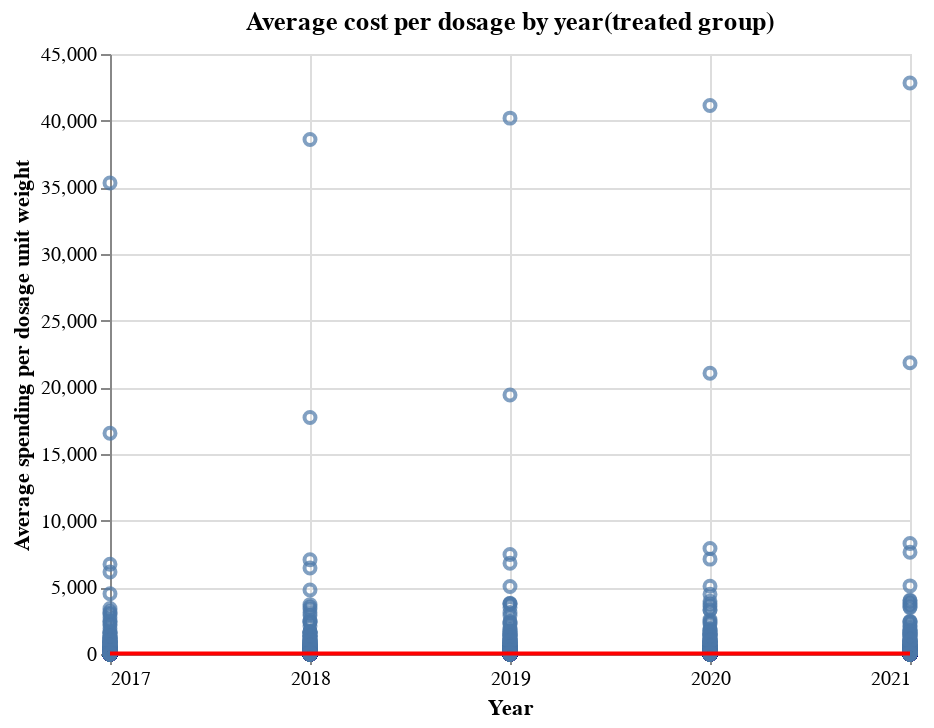

Here is the notebook cell this chart was saved with:
### Markdown cell above
Treated group

### Code cell
base = alt.Chart(df_treat, title = "Average cost per dosage by year(treated group)").mark_point(\
    ).encode(x = alt.X('year', title = 'Year', scale = alt.Scale(zero=False),\
    axis = alt.Axis(values=[2017, 2018, 2019, 2020, 2021], format = '.0f')),\
     y = alt.Y('Avg_Spnd_Per_Dsg_Unt_Wghtd', title = 'Average spending per dosage unit weight'))

fit = base.transform_loess('year', 'Avg_Spnd_Per_Dsg_Unt_Wghtd').mark_line(color = 'red')

base + fit

### Figure 1 — Vega-Lite specification as saved in the notebook (floating-point values rounded to 4 significant figures; data arrays with more than 128 entries replaced by an {"elided": "..."} marker saying what was removed)
{"config": {"view": {"continuousWidth": 400, "continuousHeight": 300}}, "layer": [{"mark": "point", "encoding": {"x": {"axis": {"format": ".0f", "values": [2017, 2018, 2019, 2020, 2021]}, "field": "year", "scale": {"zero": false}, "title": "Year", "type": "quantitative"}, "y": {"field": "Avg_Spnd_Per_Dsg_Unt_Wghtd", "title": "Average spending per dosage unit weight", "type": "quantitative"}}, "title": "Average cost per dosage by year(treated group)"}, {"mark": {"type": "line", "color": "red"}, "encoding": {"x": {"axis": {"format": ".0f", "values": [2017, 2018, 2019, 2020, 2021]}, "field": "year", "scale": {"zero": false}, "title": "Year", "type": "quantitative"}, "y": {"field": "Avg_Spnd_Per_Dsg_Unt_Wghtd", "title": "Average spending per dosage unit weight", "type": "quantitative"}}, "title": "Average cost per dosage by year(treated group)", "transform": [{"loess": "Avg_Spnd_Per_Dsg_Unt_Wghtd", "on": "year"}]}], "data": {"name": "data-ca66e06a1e7ae8d662a99f9bedd7be4b"}, "$schema": "https://vega.github.io/schema/vega-lite/v4.17.0.json", "datasets": {"data-ca66e06a1e7ae8d662a99f9bedd7be4b": {"elided": "4135 records"}}}
